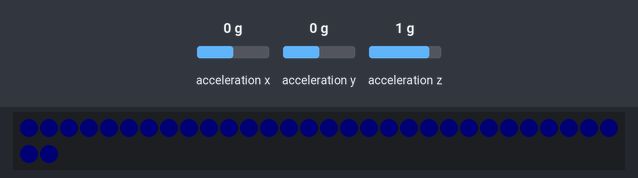
A sketch run on a simulated Arduino Uno, built with avr-gcc and run on an emulated ATmega328P. On the bench: 32 RGB LEDs in strip order, left to right, continuing on the next row. Inputs (shaded band) come from the test bench; at power-on: acceleration x 0 g, acceleration y 0 g, acceleration z 1 g. Dim RGB values are drawn brighter than linear.

Above: at 1.2 s.
1.3 s: acceleration x set to -1.4 g
At 2.3 s:
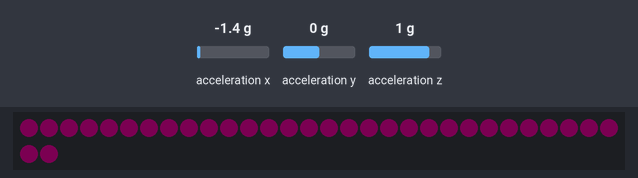
3.1 s: acceleration y set to -1.4 g
At 3.9 s:
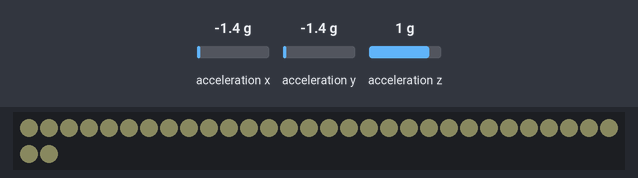
4.9 s: acceleration z set to 0 g
At 6.4 s:
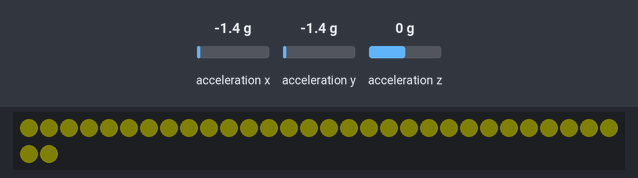
7.2 s: acceleration x set to -0.8 g
At 8.1 s:
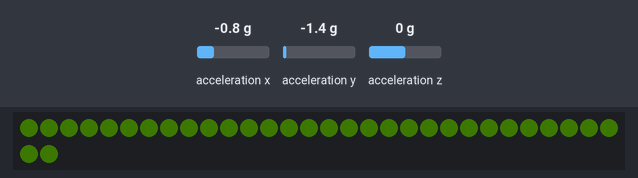
9.3 s: acceleration y set to 0 g
At 10.7 s:
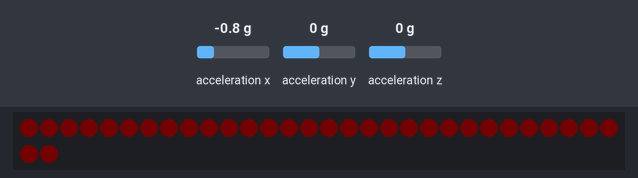
11.0 s: acceleration z set to -1.4 g
At 12.3 s:
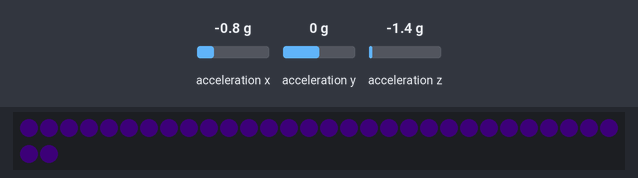
Timing chart, 0 to 13.8 s (numbered marks = the images above; inputs shaded):
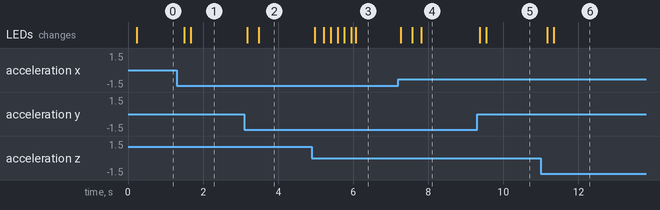

The sketch:

hue-force.ino
```cpp
#include <QueueArray.h>

#include <Adafruit_ADXL345_U.h>
#include <Adafruit_Sensor.h>
#include <Wire.h>
#include <Adafruit_NeoPixel.h>

//#include <QueueArray.h>
#include <math.h>

#define LIGHT_PIN 15
#define LIGHT_COUNT 32
#define G_FORCE 8
#define DELAY_VALUE 10  // Delay for a period of time (in milliseconds).
#define DEBUG false

// ----------- ACCEL AXIS STRUCT ------------
typedef struct ANode{
  int x;
  int y;
  int z;
  struct ANode * n;
} Acceleration;

// ----------- QUEUE ------------
class AxisQueue
{
private:
  Acceleration * front;                       // pointer to front of Queue
  Acceleration * rear;                        // pointer to rear of Queue
                        // current number of items in Queue


public:
  AxisQueue(int amount);                 // create queue with a qs limit
  ~AxisQueue();
  void addAxis(Acceleration * axis);
  int * getAverage(void);
  void printQueue(void);
};

AxisQueue::AxisQueue(int amount){
    Acceleration * tmp;

    front = NULL;
    rear = NULL;

    for(int x = 0; x < amount; x++){
      tmp = new Acceleration;
      *tmp = {1,1,1,NULL};
      tmp->n = front;
      front = tmp;
      if (x == 0) rear = front;
    }

}

void AxisQueue::addAxis(Acceleration * axis){
    rear -> n = front;
    rear = front;
    front = front -> n;
    rear -> n = NULL;

    rear->x = axis->x;
    rear->y = axis->y;
    rear->z = axis->z;
}

int * AxisQueue::getAverage(){
    Acceleration * iter = front;
    int * avg = new (int[3]){0,0,0};
    int counter = 0;

    while (iter != NULL){
          avg[0] += iter->x;
          avg[1] += iter->y;
          avg[2] += iter->z;
          iter = iter->n;
          counter++;
    }
    avg[0] = int(max(min(avg[0]/counter, 255), 0));
    avg[1] = int(max(min(avg[1]/counter, 255), 0));
    avg[2] = int(max(min(avg[2]/counter, 255), 0));
    return avg;
}

void AxisQueue::printQueue(){
    Acceleration * iter = front;
    Serial.println("Queue Status!");
    while (iter != NULL){
        Serial.print("X: ");Serial.print(iter->x);Serial.print(" ");
        Serial.print("Y: ");Serial.print(iter->y);Serial.print(" ");
        Serial.print("Z: ");Serial.println(iter->z);
        iter = iter->n;
    }
    Serial.println("");
}


// --------------- HueForce ----------------

class HueForce {

 public:
  Acceleration*
    axis;

  //QueueArray <Acceleration*>
  AxisQueue * lightWake;

  // Constructor: number of LEDs, pin number, LED type
  HueForce(int force, int pixelCount, int lightPin);
  ~HueForce();

  void start(void);
  void displayStatus(Acceleration* axisPrint);

 private:

  int
    lightPin,
    modifier,
    lighCount;

  float
    delta,
    totalBrightness;

  Adafruit_NeoPixel pixels;
  Adafruit_ADXL345_Unified accel;

  void setLimit(int force);

  void mergeResults(void);
  void setAxis(void);

  void drawForce(void);
  void drawBrightness(float bright);

};

HueForce::HueForce(int force, int pixelCount, int pin) : delta(2), totalBrightness(0){
    modifier = float(255.0 / force);
    lighCount = pixelCount;
    lightPin = pin;
    lightWake = new AxisQueue(5);

    axis = new Acceleration;

    accel = Adafruit_ADXL345_Unified(12345);
    if(!accel.begin()){
      Serial.println("Ooops, no ADXL345 detected ... Check your wiring!");
      while(1);
    }

    pixels = Adafruit_NeoPixel(lighCount, lightPin, NEO_GRB + NEO_KHZ800);
    pixels.begin();
    pixels.setBrightness(0);
    pixels.show();

    setLimit(force);
}

HueForce::~HueForce(){
    //delete axis;
    //delete accel;
    //delete pixels;

}


void HueForce::setLimit(int force){
    switch(force) {
        case 2 : accel.setRange(ADXL345_RANGE_2_G);
        case 4 : accel.setRange(ADXL345_RANGE_4_G);
        case 8 : accel.setRange(ADXL345_RANGE_8_G);
        case 16 : accel.setRange(ADXL345_RANGE_16_G);
    }
}

void HueForce::setAxis(){
    sensors_event_t event;
    accel.getEvent(&event);

    axis->x = int(abs(event.acceleration.x * modifier / SENSORS_GRAVITY_STANDARD));
    axis->y = int(abs(event.acceleration.y * modifier / SENSORS_GRAVITY_STANDARD));
    axis->z = int(abs(event.acceleration.z * modifier / SENSORS_GRAVITY_STANDARD));

    mergeResults();
}

void HueForce::mergeResults(){
    Acceleration *iter;
    int x=0, y=0, z=0;
    int queueSize;

    lightWake->addAxis(axis);
    int * average = lightWake->getAverage();

    axis->x = average[0];
    axis->y = average[1];
    axis->z = average[2];
    delete[] average;
}

void HueForce::drawBrightness(float bright){
      float newDelta;
      bright = abs(float(pow(float(bright),1.5)/16));
      bright = (bright * 1.1) - 25.5;
      bright = max(min(bright, 255), 10);


      if (totalBrightness > 250)
          newDelta = delta * 0.05;
      else
          newDelta = delta;

      if (bright < totalBrightness)
        totalBrightness -= newDelta;
      else
        totalBrightness = bright ;

      pixels.setBrightness(totalBrightness);
}

void HueForce::drawForce() {
    int red, blue, green;

    red = abs(int(axis->x));
    green = abs(int(axis->y));
    blue = abs(int(axis->z));

    for(int i = 0; i < lighCount; i++){
        pixels.setPixelColor(i, pixels.Color(red, green, blue));
        pixels.show(); // This sends the updated pixel color to the hardware.
    }

    drawBrightness(red+green+blue);

    pixels.show();

}
void HueForce::displayStatus(Acceleration* axisPrint) {
  Serial.print("X: ");Serial.print(axisPrint->x);Serial.print(" ");
  Serial.print("Y: ");Serial.print(axisPrint->y);Serial.print(" ");
  Serial.print("Z: ");Serial.print(axisPrint->z);Serial.print(" ");
  Serial.print("B: ");Serial.println(totalBrightness);
}

void HueForce::start(void) {
    setAxis();
    drawForce();
}

HueForce* hueForce;

void setup() {
  Serial.begin(9600);
  if (DEBUG)
      while (!Serial) ;
  hueForce = new HueForce(G_FORCE, LIGHT_COUNT, LIGHT_PIN);
}


void loop() {
    hueForce->start();
    if (DEBUG)
        hueForce->displayStatus(hueForce->axis);
    delay(DELAY_VALUE);
}
```

Measured:
- after the input at 1.3 s, the LEDs: first change after 0.20 s (image 1 shows a later state)
- after the input at 3.1 s, the LEDs: first change after 0.08 s (image 2 shows a later state)
- after the input at 4.9 s, the LEDs: first change after 0.08 s (image 3 shows a later state)
- after the input at 7.2 s, the LEDs: first change after 0.07 s (image 4 shows a later state)
- after the input at 9.3 s, the LEDs: first change after 0.07 s (image 5 shows a later state)
- after the input at 11.0 s, the LEDs: first change after 0.17 s (image 6 shows a later state)
